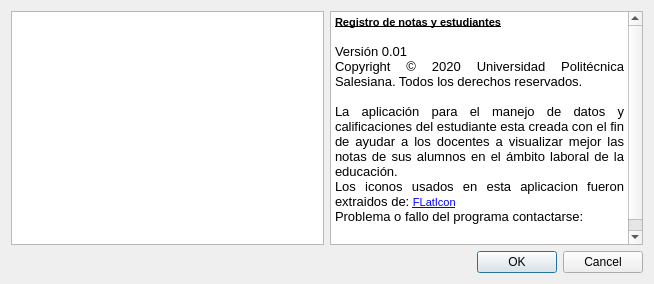
<?xml version="1.0" encoding="UTF-8"?>
<ui version="4.0">
 <class>Acerca_de</class>
 <widget class="QDialog" name="Acerca_de">
  <property name="geometry">
   <rect>
    <x>0</x>
    <y>0</y>
    <width>654</width>
    <height>284</height>
   </rect>
  </property>
  <property name="windowTitle">
   <string>Dialog</string>
  </property>
  <layout class="QGridLayout" name="gridLayout">
   <item row="0" column="0">
    <widget class="QTextBrowser" name="textBrowser_2">
     <property name="styleSheet">
      <string notr="true">border-image: url(:/resource/registros.png);</string>
     </property>
    </widget>
   </item>
   <item row="0" column="1">
    <widget class="QTextBrowser" name="textBrowser">
     <property name="html">
      <string>&lt;!DOCTYPE HTML PUBLIC &quot;-//W3C//DTD HTML 4.0//EN&quot; &quot;http://www.w3.org/TR/REC-html40/strict.dtd&quot;&gt;
&lt;html&gt;&lt;head&gt;&lt;meta name=&quot;qrichtext&quot; content=&quot;1&quot; /&gt;&lt;style type=&quot;text/css&quot;&gt;
p, li { white-space: pre-wrap; }
&lt;/style&gt;&lt;/head&gt;&lt;body style=&quot; font-family:'MS Shell Dlg 2'; font-size:8.25pt; font-weight:400; font-style:normal;&quot;&gt;
&lt;p style=&quot; margin-top:0px; margin-bottom:0px; margin-left:0px; margin-right:0px; -qt-block-indent:0; text-indent:0px;&quot;&gt;&lt;span style=&quot; font-weight:600; text-decoration: underline;&quot;&gt;Registro de notas y estudiantes&lt;/span&gt;&lt;/p&gt;
&lt;p align=&quot;justify&quot; style=&quot;-qt-paragraph-type:empty; margin-top:0px; margin-bottom:0px; margin-left:0px; margin-right:0px; -qt-block-indent:0; text-indent:0px; font-size:10pt;&quot;&gt;&lt;br /&gt;&lt;/p&gt;
&lt;p align=&quot;justify&quot; style=&quot; margin-top:0px; margin-bottom:0px; margin-left:0px; margin-right:0px; -qt-block-indent:0; text-indent:0px;&quot;&gt;&lt;span style=&quot; font-size:10pt;&quot;&gt;Versión 0.01&lt;/span&gt;&lt;/p&gt;
&lt;p align=&quot;justify&quot; style=&quot; margin-top:0px; margin-bottom:0px; margin-left:0px; margin-right:0px; -qt-block-indent:0; text-indent:0px;&quot;&gt;&lt;span style=&quot; font-size:10pt;&quot;&gt;Copyright © 2020 Universidad Politécnica Salesiana. Todos los derechos reservados.&lt;/span&gt;&lt;/p&gt;
&lt;p align=&quot;justify&quot; style=&quot;-qt-paragraph-type:empty; margin-top:0px; margin-bottom:0px; margin-left:0px; margin-right:0px; -qt-block-indent:0; text-indent:0px; font-size:10pt;&quot;&gt;&lt;br /&gt;&lt;/p&gt;
&lt;p align=&quot;justify&quot; style=&quot; margin-top:0px; margin-bottom:0px; margin-left:0px; margin-right:0px; -qt-block-indent:0; text-indent:0px;&quot;&gt;&lt;span style=&quot; font-size:10pt;&quot;&gt;La aplicación para el manejo de datos y calificaciones del estudiante esta creada con el fin de ayudar a los docentes a visualizar mejor las notas de sus alumnos en el ámbito laboral de la educación.&lt;/span&gt;&lt;/p&gt;
&lt;p align=&quot;justify&quot; style=&quot; margin-top:0px; margin-bottom:0px; margin-left:0px; margin-right:0px; -qt-block-indent:0; text-indent:0px;&quot;&gt;&lt;span style=&quot; font-size:10pt;&quot;&gt;Los iconos usados en esta aplicacion fueron extraidos de: &lt;/span&gt;&lt;a href=&quot;https://www.flaticon.es/&quot;&gt;&lt;span style=&quot; font-size:8pt; text-decoration: underline; color:#0000ff;&quot;&gt;FLatIcon&lt;/span&gt;&lt;/a&gt;&lt;/p&gt;
&lt;p align=&quot;justify&quot; style=&quot; margin-top:0px; margin-bottom:0px; margin-left:0px; margin-right:0px; -qt-block-indent:0; text-indent:0px;&quot;&gt;&lt;span style=&quot; font-size:10pt;&quot;&gt;Problema o fallo del programa contactarse:&lt;/span&gt;&lt;/p&gt;
&lt;p align=&quot;justify&quot; style=&quot;-qt-paragraph-type:empty; margin-top:0px; margin-bottom:0px; margin-left:0px; margin-right:0px; -qt-block-indent:0; text-indent:0px; font-size:10pt;&quot;&gt;&lt;br /&gt;&lt;/p&gt;
&lt;p align=&quot;justify&quot; style=&quot;-qt-paragraph-type:empty; margin-top:0px; margin-bottom:0px; margin-left:0px; margin-right:0px; -qt-block-indent:0; text-indent:0px; font-size:8pt;&quot;&gt;&lt;br /&gt;&lt;/p&gt;&lt;/body&gt;&lt;/html&gt;</string>
     </property>
    </widget>
   </item>
   <item row="1" column="1">
    <widget class="QDialogButtonBox" name="buttonBox">
     <property name="orientation">
      <enum>Qt::Horizontal</enum>
     </property>
     <property name="standardButtons">
      <set>QDialogButtonBox::Cancel|QDialogButtonBox::Ok</set>
     </property>
    </widget>
   </item>
  </layout>
 </widget>
 <resources/>
 <connections>
  <connection>
   <sender>buttonBox</sender>
   <signal>accepted()</signal>
   <receiver>Acerca_de</receiver>
   <slot>accept()</slot>
   <hints>
    <hint type="sourcelabel">
     <x>248</x>
     <y>254</y>
    </hint>
    <hint type="destinationlabel">
     <x>157</x>
     <y>274</y>
    </hint>
   </hints>
  </connection>
  <connection>
   <sender>buttonBox</sender>
   <signal>rejected()</signal>
   <receiver>Acerca_de</receiver>
   <slot>reject()</slot>
   <hints>
    <hint type="sourcelabel">
     <x>316</x>
     <y>260</y>
    </hint>
    <hint type="destinationlabel">
     <x>286</x>
     <y>274</y>
    </hint>
   </hints>
  </connection>
 </connections>
</ui>
